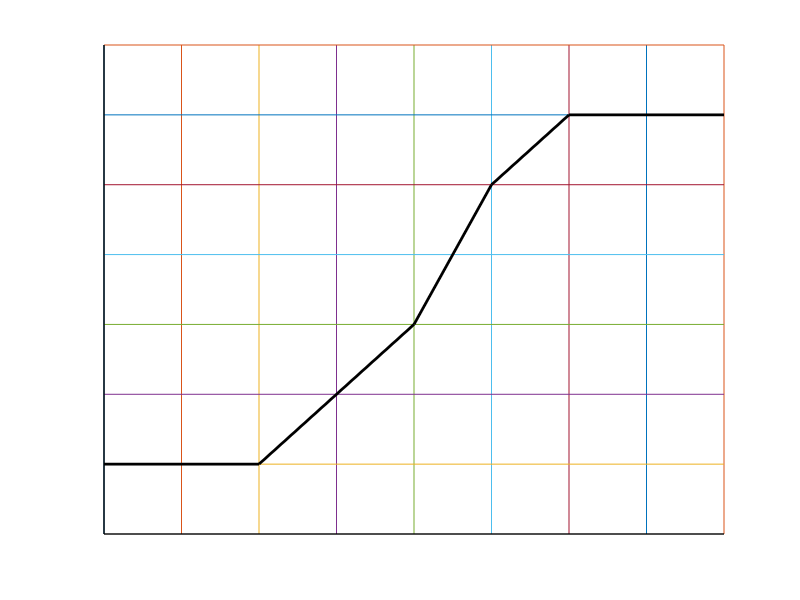
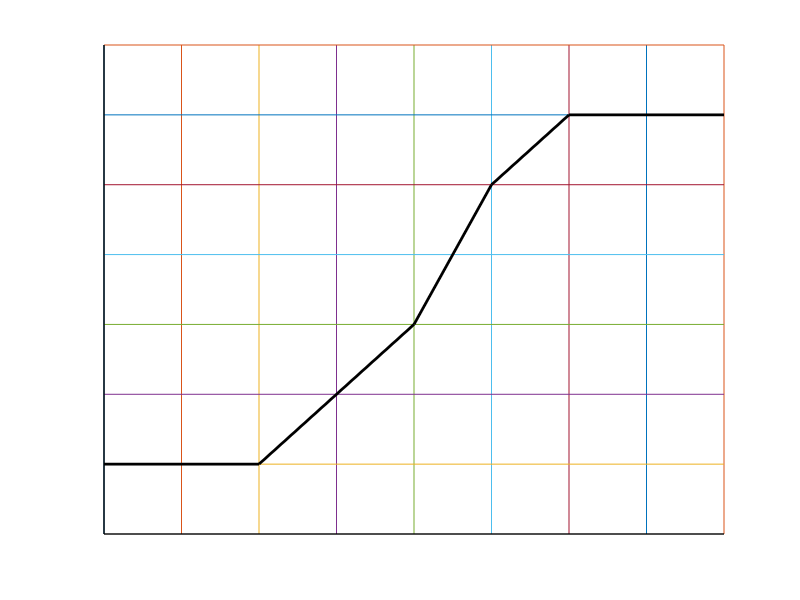

MATLAB code for these plots, in order:
%RC circuit
%sectionA shows the 0 dB curve while sectionB shows the -20 dB/decade

clear all
clf
hold on

K=10;
wca=100;
wcb=10000;
wpa=100000;
wpb=1000000;



A=@(w) K.*(1+j.*w./wca).*(1+j.*w./wcb)./(1+j.*w./wpa)./(1+j.*w./wpb);

%grid
x=[1,10,100,1000,10000,100000,1000000,10000000,100000000];

for xtk=log10(x)
plot([xtk,xtk],[0,140])
endfor

y=[20,40,60,80,100,120,140];
for ytk=y
plot([0,log10(100000000)],[ytk,ytk])
endfor


axis
plot([0,log10(100000000)],[0,0],"linewidth",1,"color","black")
plot([0,0],[0,140],"linewidth",1,"color","black")

%actual curve
%w=1:1:10000;
%plot(log10(w),20*log10(abs(A(w))),"linewidth",2,"color","black")
%w=10000:1000:100000000;
%plot(log10(w),20*log10(abs(A(w))),"linewidth",2,"color","black")

%sections
plot([0,log10(wca)],[20,20],"linewidth",2,"color","black")

plot([log10(wca),log10(wcb)],[20,60],"linewidth",2,"color","black")
plot([log10(wcb),log10(wpa)],[60,100],"linewidth",2,"color","black")

plot([log10(wpa),log10(wpb)],[100,120],"linewidth",2,"color","black")
plot([log10(wpb),log10(100000000)],[120,120],"linewidth",2,"color","black")

axis([0,log10(100000000),0,140])
grid off
axis off

print -demf bodeMagnitudeTwoPoleAndTwoZero.emf
print -deps bodeMagnitudeTwoPoleAndTwoZero.eps
%=========================================
